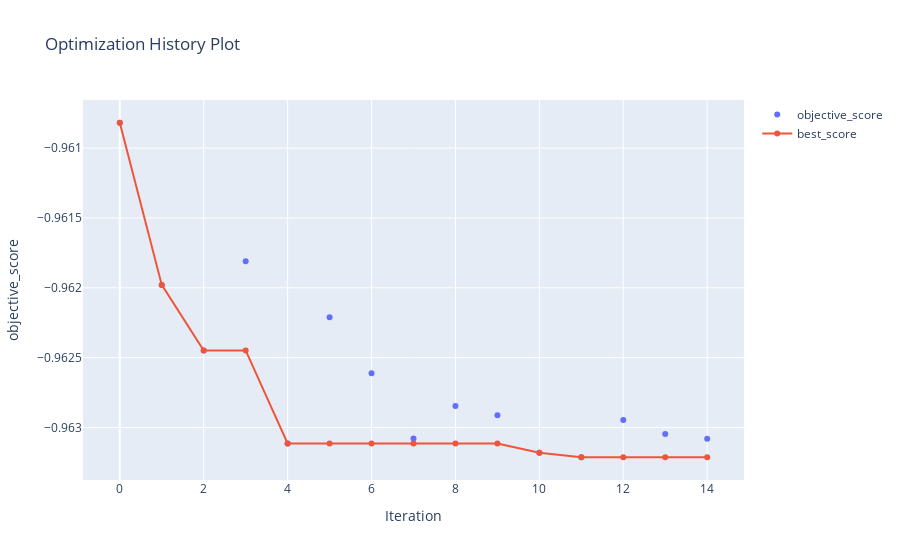

Notebook source saved alongside this figure:
### Code cell
algo_object.plot_history()

### Figure 1 — Plotly figure (JSON) as saved in the notebook; plotly's stock layout.template omitted (floating-point values rounded to 4 significant figures)
{"data": [{"mode": "markers", "name": "objective_score", "type": "scatter", "x": [0, 1, 2, 3, 4, 5, 6, 7, 8, 9, 10, 11, 12, 13, 14], "y": [-0.9608, -0.962, -0.9624, -0.9618, -0.9631, -0.9622, -0.9626, -0.9631, -0.9628, -0.9629, -0.9632, -0.9632, -0.9629, -0.963, -0.9631]}, {"mode": "lines+markers", "name": "best_score", "type": "scatter", "x": [0, 1, 2, 3, 4, 5, 6, 7, 8, 9, 10, 11, 12, 13, 14], "y": [-0.9608, -0.962, -0.9624, -0.9624, -0.9631, -0.9631, -0.9631, -0.9631, -0.9631, -0.9631, -0.9632, -0.9632, -0.9632, -0.9632, -0.9632]}], "layout": {"title": {"text": "Optimization History Plot"}, "xaxis": {"title": {"text": "Iteration"}}, "yaxis": {"title": {"text": "objective_score"}}}}
